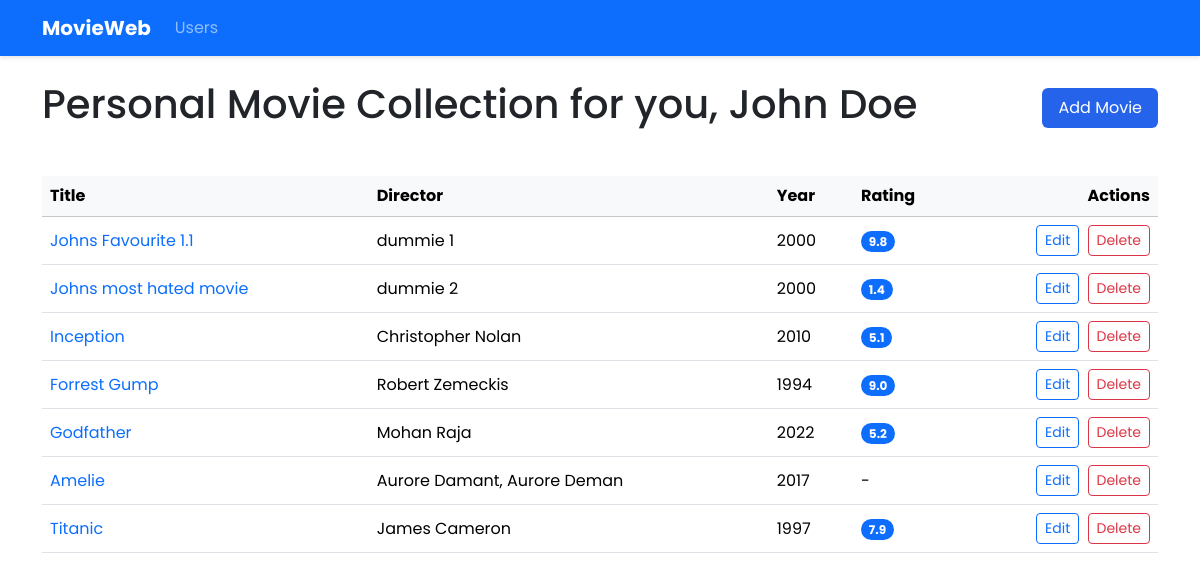
Page /user/1 on the committed database.
### models.py (models this page shows)
class User(Base):
    __tablename__ = "users"
    id = Column(Integer, primary_key=True)
    username = Column(String, unique=True, nullable=False)
    movies = relationship("Movie", back_populates="user")

class Movie(Base):
    __tablename__ = "movies"
    id = Column(Integer, primary_key=True)
    user_id = Column(Integer, ForeignKey("users.id"))
    title = Column(String, nullable=False)
    director = Column(String)
    writer = Column(String)
    actors = Column(String)
    year = Column(Integer)
    rating = Column(Float, CheckConstraint('rating >= 0 AND rating <= 10'))
    genre = Column(String)
    runtime = Column(String)
    plot = Column(Text)
    comment = Column(Text)
    user = relationship("User", back_populates="movies")

### app.py (the view)
@app.route("/user/<int:user_id>")
def user_movies(user_id):
    user = data_manager.get_user_by_id(user_id)
    if not user:
        flash("User not found!", "error")
        return redirect(url_for('list_users'))
    movies = data_manager.get_user_movies(user_id)
    return render_template("movie_list.html",
                           user=user,
                           movies=movies,
                           user_id=user_id)  # Wichtig: user_id weiterhin übergeben für Links

### data_manager/sqlite_data_manager.py (called while the page is built)
    def get_user_movies(self, user_id):
        session = self.Session()
        try:
            user = session.query(User).filter_by(id=user_id).first()
            if user:
                return user.movies
            return []
        finally:
            session.close()

    def get_user_by_id(self, user_id):
        session = self.Session()
        try:
            return session.query(User).filter_by(id=user_id).first()
        finally:
            session.close()

### templates/movie_list.html (shortened to what this page needs)
{% extends "base.html" %}
{% block content %}
<div class="d-flex justify-content-between align-items-center mb-4">
    <h1>Personal Movie Collection for you, {{ user.username }}</h1>
    <a href="{{ url_for('add_movie', user_id=user_id) }}" class="btn btn-primary">
         Add Movie
    </a>
</div>
<div class="table-responsive">
    <table class="table table-hover align-middle">
        <thead class="table-light">
            <tr>
                <th>Title</th>
                <th>Director</th>
                <th>Year</th>
                <th>Rating</th>
                <th class="text-end">Actions</th>
            </tr>
        </thead>
        <tbody>
            {% for movie in movies %}
            <tr>
                <td>
                 <a href="{{ url_for('movie_details', movie_id=movie.id) }}"
                 class="text-decoration-none">
                 {{ movie.title }}
                 </a>
                </td>
                <td>{{ movie.director or '-' }}</td>
                <td>{{ movie.year or '-' }}</td>
                <td>
                    {% if movie.rating %}
                    <span class="badge bg-primary rounded-pill">{{ "%.1f"|format(movie.rating) }}</span>
                    {% else %}
                    -
                    {% endif %}
                </td>
                <td class="text-end">
                    <a href="{{ url_for('update_movie', user_id=user_id, movie_id=movie.id) }}"
                       class="btn btn-sm btn-outline-primary me-1">
                        Edit
                    </a>
                    <form action="{{ url_for('delete_movie', user_id=user_id, movie_id=movie.id) }}" method="POST" class="d-inline">
                        <button type="submit" class="btn btn-sm btn-outline-danger">Delete</button>
                    </form>
                </td>
            </tr>
            {% endfor %}
        </tbody>
    </table>
</div>
{% endblock %}

### static/styles.css (style rules this page uses)
body { font-family: 'Poppins', sans-serif; }
:root { --primary: #2563eb; --secondary: #6c757d; --dark: #212529; --light: #f8f9fa; }
.table { margin-top: 1rem; }
.btn-primary { background-color: var(--primary); border: none; padding: 8px 16px; transition: all 0.3s ease; }

### rows in the picture
User: username "John Doe"
Movie: title "Johns Favourite 1.1", director "dummie 1", year "2000", rating "9.8"
Movie: title "Johns most hated movie", director "dummie 2", year "2000", rating "1.4"
Movie: title "Inception", director "Christopher Nolan", year "2010", rating "5.1"
Movie: title "Forrest Gump", director "Robert Zemeckis", year "1994", rating "9.0"
Movie: title "Godfather", director "Mohan Raja", year "2022", rating "5.2"
Movie: title "Amelie", director "Aurore Damant, Aurore Deman", year "2017"
Movie: title "Titanic", director "James Cameron", year "1997", rating "7.9"
